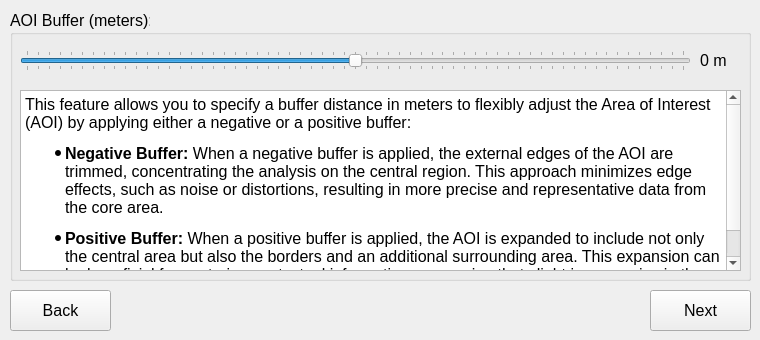
   <widget class="QWidget" name="tab_9">
    <attribute name="title">
     <string>Step 7</string>
    </attribute>
    <widget class="QPushButton" name="QPushButton_back_6">
     <property name="enabled">
      <bool>true</bool>
     </property>
     <property name="geometry">
      <rect>
       <x>10</x>
       <y>290</y>
       <width>101</width>
       <height>41</height>
      </rect>
     </property>
     <property name="font">
      <font>
       <pointsize>12</pointsize>
      </font>
     </property>
     <property name="text">
      <string>Back</string>
     </property>
     <property name="icon">
      <iconset>
       <normaloff>../medias/icons8-back-button-50.png</normaloff>../medias/icons8-back-button-50.png</iconset>
     </property>
    </widget>
    <widget class="QPushButton" name="QPushButton_next_6">
     <property name="geometry">
      <rect>
       <x>650</x>
       <y>290</y>
       <width>101</width>
       <height>41</height>
      </rect>
     </property>
     <property name="font">
      <font>
       <pointsize>12</pointsize>
      </font>
     </property>
     <property name="text">
      <string>Next</string>
     </property>
     <property name="icon">
      <iconset>
       <normaloff>../medias/icons8-forward-button-50.png</normaloff>../medias/icons8-forward-button-50.png</iconset>
     </property>
    </widget>
    <widget class="QGroupBox" name="groupBox_28">
     <property name="geometry">
      <rect>
       <x>10</x>
       <y>10</y>
       <width>741</width>
       <height>271</height>
      </rect>
     </property>
     <property name="font">
      <font>
       <pointsize>12</pointsize>
      </font>
     </property>
     <property name="title">
      <string>AOI Buffer (meters):</string>
     </property>
     <widget class="QTextBrowser" name="textBrowser_11">
      <property name="geometry">
       <rect>
        <x>10</x>
        <y>80</y>
        <width>721</width>
        <height>181</height>
       </rect>
      </property>
      <property name="font">
       <font>
        <pointsize>12</pointsize>
       </font>
      </property>
      <property name="html">
       <string>&lt;!DOCTYPE HTML PUBLIC &quot;-//W3C//DTD HTML 4.0//EN&quot; &quot;http://www.w3.org/TR/REC-html40/strict.dtd&quot;&gt;
&lt;html&gt;&lt;head&gt;&lt;meta name=&quot;qrichtext&quot; content=&quot;1&quot; /&gt;&lt;style type=&quot;text/css&quot;&gt;
p, li { white-space: pre-wrap; }
&lt;/style&gt;&lt;/head&gt;&lt;body style=&quot; font-family:'MS Shell Dlg 2'; font-size:12pt; font-weight:400; font-style:normal;&quot;&gt;
&lt;p style=&quot; margin-top:12px; margin-bottom:12px; margin-left:0px; margin-right:0px; -qt-block-indent:0; text-indent:0px;&quot;&gt;This feature allows you to specify a buffer distance in meters to flexibly adjust the Area of Interest (AOI) by applying either a negative or a positive buffer:&lt;/p&gt;
&lt;ul style=&quot;margin-top: 0px; margin-bottom: 0px; margin-left: 0px; margin-right: 0px; -qt-list-indent: 1;&quot;&gt;&lt;li style=&quot;&quot; style=&quot; margin-top:12px; margin-bottom:12px; margin-left:0px; margin-right:0px; -qt-block-indent:0; text-indent:0px;&quot;&gt;&lt;span style=&quot; font-weight:600;&quot;&gt;Negative Buffer:&lt;/span&gt; When a negative buffer is applied, the external edges of the AOI are trimmed, concentrating the analysis on the central region. This approach minimizes edge effects, such as noise or distortions, resulting in more precise and representative data from the core area.&lt;/li&gt;
&lt;li style=&quot;&quot; style=&quot; margin-top:12px; margin-bottom:12px; margin-left:0px; margin-right:0px; -qt-block-indent:0; text-indent:0px;&quot;&gt;&lt;span style=&quot; font-weight:600;&quot;&gt;Positive Buffer:&lt;/span&gt; When a positive buffer is applied, the AOI is expanded to include not only the central area but also the borders and an additional surrounding area. This expansion can be beneficial for capturing contextual information or ensuring that slight inaccuracies in the AOI boundary do not exclude relevant data.&lt;/li&gt;&lt;/ul&gt;&lt;/body&gt;&lt;/html&gt;</string>
      </property>
     </widget>
     <widget class="QLabel" name="label_buffer">
      <property name="geometry">
       <rect>
        <x>690</x>
        <y>40</y>
        <width>51</width>
        <height>21</height>
       </rect>
      </property>
      <property name="font">
       <font>
        <pointsize>12</pointsize>
       </font>
      </property>
      <property name="text">
       <string>0 m</string>
      </property>
     </widget>
     <widget class="QSlider" name="horizontalSlider_buffer">
      <property name="enabled">
       <bool>true</bool>
      </property>
      <property name="geometry">
       <rect>
        <x>10</x>
        <y>40</y>
        <width>671</width>
        <height>21</height>
       </rect>
      </property>
      <property name="autoFillBackground">
       <bool>false</bool>
      </property>
      <property name="minimum">
       <number>-300</number>
      </property>
      <property name="maximum">
       <number>300</number>
      </property>
      <property name="singleStep">
       <number>10</number>
      </property>
      <property name="pageStep">
       <number>10</number>
      </property>
      <property name="value">
       <number>0</number>
      </property>
      <property name="sliderPosition">
       <number>0</number>
      </property>
      <property name="orientation">
       <enum>Qt::Horizontal</enum>
      </property>
      <property name="invertedControls">
       <bool>false</bool>
      </property>
      <property name="tickPosition">
       <enum>QSlider::TicksBothSides</enum>
      </property>
     </widget>
    </widget>
   </widget>
